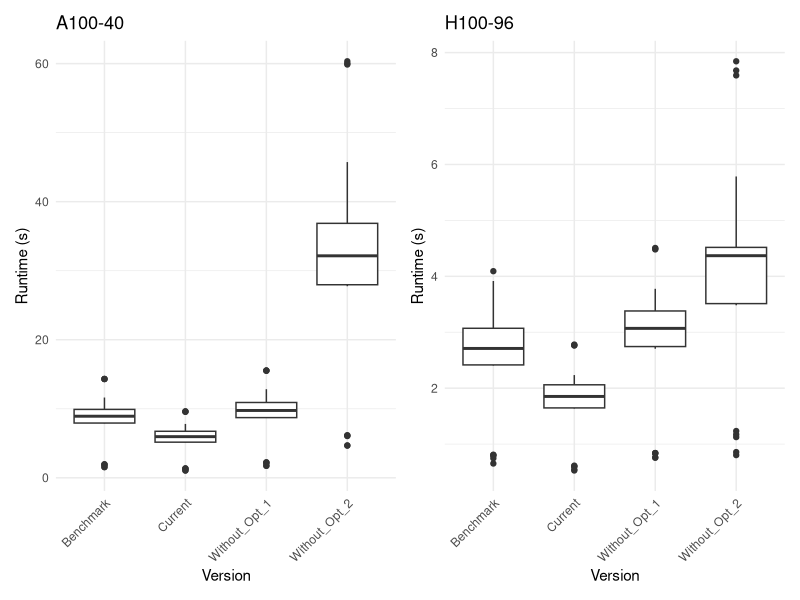
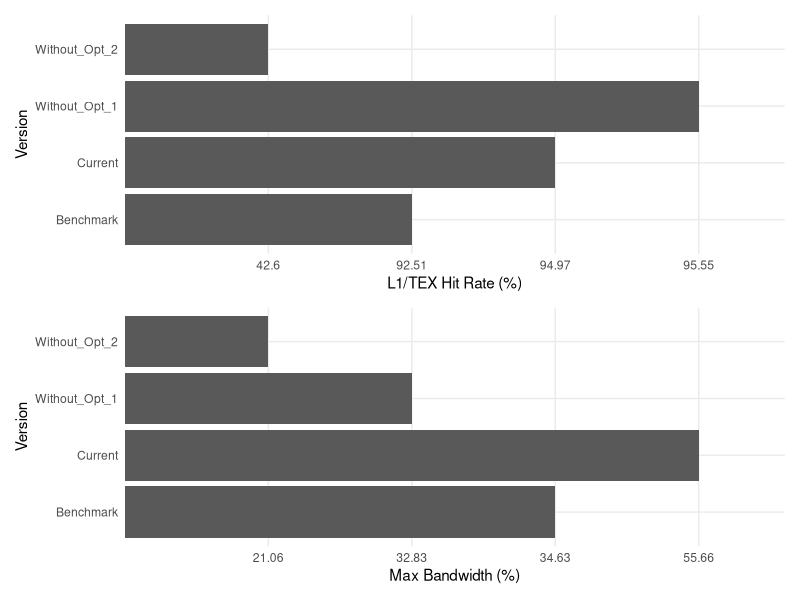

Write R code to recreate these figures, in order.
## ---- chunk 1
knitr::opts_chunk$set(message = FALSE, warning = FALSE, include = TRUE,
                      fig.align = "center",  out.width = "80%", echo = FALSE)
library(tidyverse)
library(patchwork)
## ---- chunk 2
data_1 <- read_csv("report_data/optimization/a100-40.csv") %>% 
  pivot_longer(cols = -Test, names_to = "Version", values_to = "Time")
data_2 <- read_csv("report_data/optimization/h100-96.csv") %>% 
  pivot_longer(cols = -Test, names_to = "Version", values_to = "Time")

# Create the box plot
plot_1 <- ggplot(data_1, aes(x = Version, y = Time)) +
  geom_boxplot() +
  labs(title = "A100-40", x = "Version", y = "Runtime (s)") +
  theme_minimal() +
  theme(axis.text.x = element_text(angle = 45, hjust = 1))

plot_2 <- ggplot(data_2, aes(x = Version, y = Time)) +
  geom_boxplot() +
  labs(title = "H100-96", x = "Version", y = "Runtime (s)") +
  theme_minimal() +
  theme(axis.text.x = element_text(angle = 45, hjust = 1))

plot <- plot_1 + plot_2
plot
## ---- chunk 3
data <- read_csv("report_data/optimization/a100-40-ncu.csv")

# Filter only the L1/TEX Hit Rate and Max Bandwidth rows
filtered_data <- data %>%
  filter(Metric %in% c("L1/TEX Hit Rate [%]", "Max Bandwidth [%]")) %>%
  select(Metric, Benchmark, Current, Without_Opt_1, Without_Opt_2)

# Reshape the data for plotting using pivot_longer
filtered_data_long <- filtered_data %>%
  pivot_longer(cols = Benchmark:Without_Opt_2, names_to = "Version", values_to = "Value")

# Split the data into L1 Hit Rate and Max Bandwidth
l1_hit_rate_long <- filtered_data_long %>%
  filter(Metric == "L1/TEX Hit Rate [%]")

max_bandwidth_long <- filtered_data_long %>%
  filter(Metric == "Max Bandwidth [%]")

# Create the L1 Hit Rate plot
plot_l1_hit_rate <- ggplot(l1_hit_rate_long, aes(x = Version, y = Value)) +
  geom_bar(stat = "identity") +
  coord_flip() +
  labs(x = "Version", y = "L1/TEX Hit Rate (%)") +
  theme_minimal()

# Create the Max Bandwidth plot
plot_max_bandwidth <- ggplot(max_bandwidth_long, aes(x = Version, y = Value)) +
  geom_bar(stat = "identity") +
  coord_flip() +
  labs(x = "Version", y = "Max Bandwidth (%)") +
  theme_minimal()

combined_plot <- plot_l1_hit_rate / plot_max_bandwidth
combined_plot
## ---- chunk 4
data_1 <- read_csv("report_data/optimization/a100-40.csv")
data_2 <- read_csv("report_data/optimization/h100-96.csv")
knitr::kable(data_1, caption = "A100-40")
knitr::kable(data_2, caption = "H100-96")
## ---- chunk 5
data <- read_csv("report_data/optimization/a100-40-ncu.csv")
knitr::kable(data, caption = "Memory Workload Measurement on A100-40")
